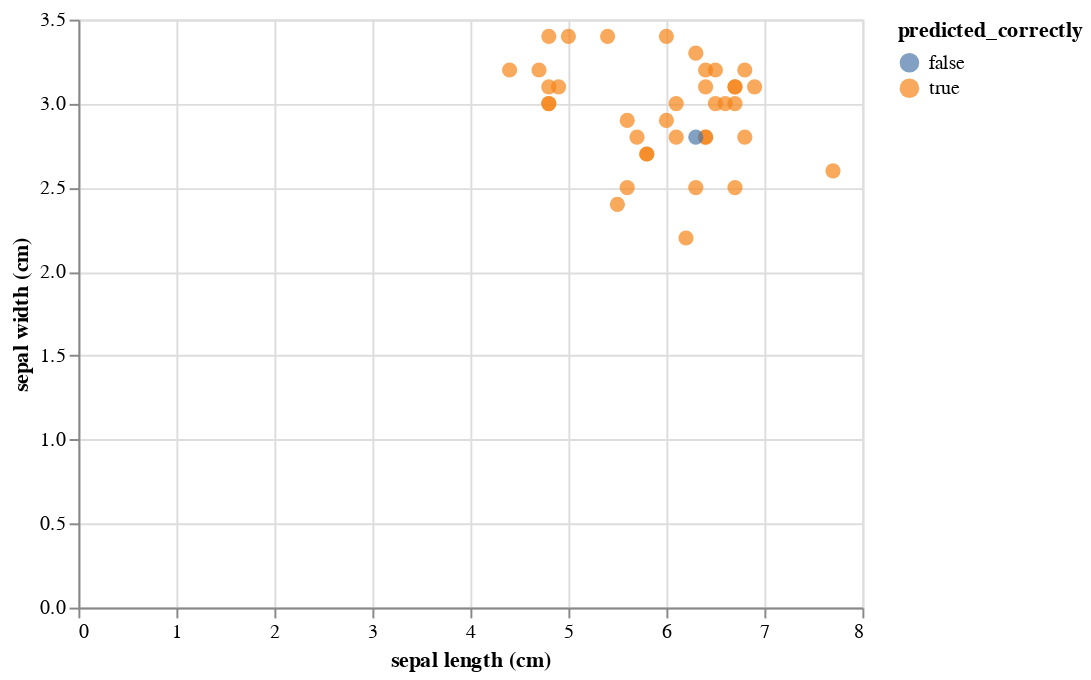

The notebook cell this image was saved under:
### Code cell
loaded.display(iris_dataset[iris_dataset['sepal width (cm)'] < 3.5])

### Figure 1 — Vega-Lite specification as saved in the notebook (floating-point values rounded to 4 significant figures)
{"config": {"view": {"continuousWidth": 400, "continuousHeight": 300}}, "data": {"name": "data-32e923cfd609ac853b9ac7ce47d46703"}, "mark": {"type": "circle", "size": 60}, "encoding": {"color": {"type": "nominal", "field": "predicted_correctly"}, "tooltip": [{"type": "quantitative", "field": "sepal length (cm)"}, {"type": "quantitative", "field": "sepal width (cm)"}, {"type": "quantitative", "field": "petal length (cm)"}, {"type": "quantitative", "field": "petal width (cm)"}, {"type": "quantitative", "field": "target"}, {"type": "quantitative", "field": "predicted"}, {"type": "nominal", "field": "predicted_correctly"}], "x": {"type": "quantitative", "field": "sepal length (cm)"}, "y": {"type": "quantitative", "field": "sepal width (cm)"}}, "selection": {"selector002": {"type": "interval", "bind": "scales", "encodings": ["x", "y"]}}, "$schema": "https://vega.github.io/schema/vega-lite/v4.8.1.json", "datasets": {"data-32e923cfd609ac853b9ac7ce47d46703": [{"sepal length (cm)": 6.1, "sepal width (cm)": 2.8, "petal length (cm)": 4.7, "petal width (cm)": 1.2, "target": 1, "predicted": 1, "predicted_correctly": true}, {"sepal length (cm)": 7.7, "sepal width (cm)": 2.6, "petal length (cm)": 6.9, "petal width (cm)": 2.3, "target": 2, "predicted": 2, "predicted_correctly": true}, {"sepal length (cm)": 6.0, "sepal width (cm)": 2.9, "petal length (cm)": 4.5, "petal width (cm)": 1.5, "target": 1, "predicted": 1, "predicted_correctly": true}, {"sepal length (cm)": 6.8, "sepal width (cm)": 2.8, "petal length (cm)": 4.8, "petal width (cm)": 1.4, "target": 1, "predicted": 1, "predicted_correctly": true}, {"sepal length (cm)": 5.4, "sepal width (cm)": 3.4, "petal length (cm)": 1.5, "petal width (cm)": 0.4, "target": 0, "predicted": 0, "predicted_correctly": true}, {"sepal length (cm)": 5.6, "sepal width (cm)": 2.9, "petal length (cm)": 3.6, "petal width (cm)": 1.3, "target": 1, "predicted": 1, "predicted_correctly": true}, {"sepal length (cm)": 6.9, "sepal width (cm)": 3.1, "petal length (cm)": 5.1, "petal width (cm)": 2.3, "target": 2, "predicted": 2, "predicted_correctly": true}, {"sepal length (cm)": 6.2, "sepal width (cm)": 2.2, "petal length (cm)": 4.5, "petal width (cm)": 1.5, "target": 1, "predicted": 1, "predicted_correctly": true}, {"sepal length (cm)": 5.8, "sepal width (cm)": 2.7, "petal length (cm)": 3.9, "petal width (cm)": 1.2, "target": 1, "predicted": 1, "predicted_correctly": true}, {"sepal length (cm)": 6.5, "sepal width (cm)": 3.2, "petal length (cm)": 5.1, "petal width (cm)": 2.0, "target": 2, "predicted": 2, "predicted_correctly": true}, {"sepal length (cm)": 4.8, "sepal width (cm)": 3.0, "petal length (cm)": 1.4, "petal width (cm)": 0.1, "target": 0, "predicted": 0, "predicted_correctly": true}, {"sepal length (cm)": 4.9, "sepal width (cm)": 3.1, "petal length (cm)": 1.5, "petal width (cm)": 0.1, "target": 0, "predicted": 0, "predicted_correctly": true}, {"sepal length (cm)": 6.3, "sepal width (cm)": 3.3, "petal length (cm)": 4.7, "petal width (cm)": 1.6, "target": 1, "predicted": 1, "predicted_correctly": true}, {"sepal length (cm)": 6.5, "sepal width (cm)": 3.0, "petal length (cm)": 5.8, "petal width (cm)": 2.2, "target": 2, "predicted": 2, "predicted_correctly": true}, {"sepal length (cm)": 5.6, "sepal width (cm)": 2.5, "petal length (cm)": 3.9, "petal width (cm)": 1.1, "target": 1, "predicted": 1, "predicted_correctly": true}, {"sepal length (cm)": 5.7, "sepal width (cm)": 2.8, "petal length (cm)": 4.5, "petal width (cm)": 1.3, "target": 1, "predicted": 1, "predicted_correctly": true}, {"sepal length (cm)": 6.4, "sepal width (cm)": 2.8, "petal length (cm)": 5.6, "petal width (cm)": 2.2, "target": 2, "predicted": 2, "predicted_correctly": true}, {"sepal length (cm)": 4.7, "sepal width (cm)": 3.2, "petal length (cm)": 1.6, "petal width (cm)": 0.2, "target": 0, "predicted": 0, "predicted_correctly": true}, {"sepal length (cm)": 6.1, "sepal width (cm)": 3.0, "petal length (cm)": 4.9, "petal width (cm)": 1.8, "target": 2, "predicted": 2, "predicted_correctly": true}, {"sepal length (cm)": 5.0, "sepal width (cm)": 3.4, "petal length (cm)": 1.6, "petal width (cm)": 0.4, "target": 0, "predicted": 0, "predicted_correctly": true}, {"sepal length (cm)": 6.4, "sepal width (cm)": 2.8, "petal length (cm)": 5.6, "petal width (cm)": 2.1, "target": 2, "predicted": 2, "predicted_correctly": true}, {"sepal length (cm)": 6.7, "sepal width (cm)": 3.0, "petal length (cm)": 5.2, "petal width (cm)": 2.3, "target": 2, "predicted": 2, "predicted_correctly": true}, {"sepal length (cm)": 6.7, "sepal width (cm)": 2.5, "petal length (cm)": 5.8, "petal width (cm)": 1.8, "target": 2, "predicted": 2, "predicted_correctly": true}, {"sepal length (cm)": 6.8, "sepal width (cm)": 3.2, "petal length (cm)": 5.9, "petal width (cm)": 2.3, "target": 2, "predicted": 2, "predicted_correctly": true}, {"sepal length (cm)": 4.8, "sepal width (cm)": 3.0, "petal length (cm)": 1.4, "petal width (cm)": 0.3, "target": 0, "predicted": 0, "predicted_correctly": true}, {"sepal length (cm)": 4.8, "sepal width (cm)": 3.1, "petal length (cm)": 1.6, "petal width (cm)": 0.2, "target": 0, "predicted": 0, "predicted_correctly": true}, {"sepal length (cm)": 6.7, "sepal width (cm)": 3.1, "petal length (cm)": 4.4, "petal width (cm)": 1.4, "target": 1, "predicted": 1, "predicted_correctly": true}, {"sepal length (cm)": 4.8, "sepal width (cm)": 3.4, "petal length (cm)": 1.6, "petal width (cm)": 0.2, "target": 0, "predicted": 0, "predicted_correctly": true}, {"sepal length (cm)": 4.4, "sepal width (cm)": 3.2, "petal length (cm)": 1.3, "petal width (cm)": 0.2, "target": 0, "predicted": 0, "predicted_correctly": true}, {"sepal length (cm)": 6.3, "sepal width (cm)": 2.5, "petal length (cm)": 5.0, "petal width (cm)": 1.9, "target": 2, "predicted": 2, "predicted_correctly": true}, {"sepal length (cm)": 6.4, "sepal width (cm)": 3.2, "petal length (cm)": 4.5, "petal width (cm)": 1.5, "target": 1, "predicted": 1, "predicted_correctly": true}, {"sepal length (cm)": 5.8, "sepal width (cm)": 2.7, "petal length (cm)": 5.1, "petal width (cm)": 1.9, "target": 2, "predicted": 2, "predicted_correctly": true}, {"sepal length (cm)": 6.0, "sepal width (cm)": 3.4, "petal length (cm)": 4.5, "petal width (cm)": 1.6, "target": 1, "predicted": 1, "predicted_correctly": true}, {"sepal length (cm)": 6.7, "sepal width (cm)": 3.1, "petal length (cm)": 4.7, "petal width (cm)": 1.5, "target": 1, "predicted": 1, "predicted_correctly": true}, {"sepal length (cm)": 5.5, "sepal width (cm)": 2.4, "petal length (cm)": 3.7, "petal width (cm)": 1.0, "target": 1, "predicted": 1, "predicted_correctly": true}, {"sepal length (cm)": 6.3, "sepal width (cm)": 2.8, "petal length (cm)": 5.1, "petal width (cm)": 1.5, "target": 2, "predicted": 1, "predicted_correctly": false}, {"sepal length (cm)": 6.4, "sepal width (cm)": 3.1, "petal length (cm)": 5.5, "petal width (cm)": 1.8, "target": 2, "predicted": 2, "predicted_correctly": true}, {"sepal length (cm)": 6.6, "sepal width (cm)": 3.0, "petal length (cm)": 4.4, "petal width (cm)": 1.4, "target": 1, "predicted": 1, "predicted_correctly": true}]}}
